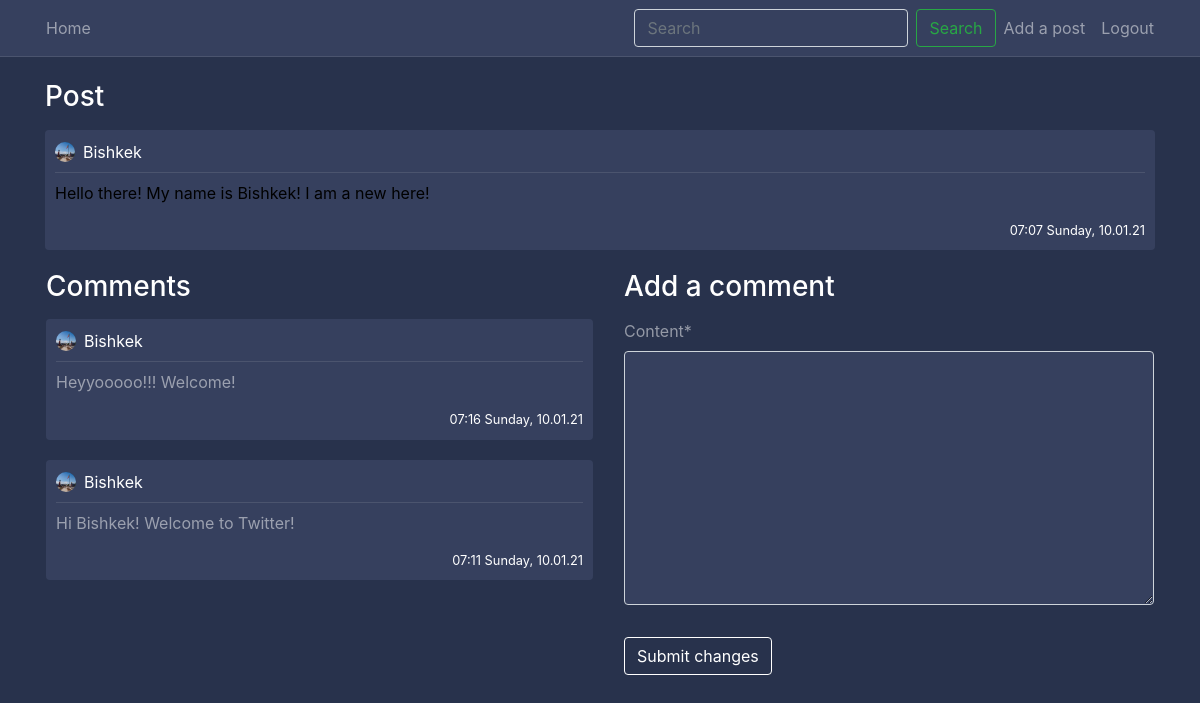
Page /post/26/ (signed in) on the committed database.
### blog/models.py (models this page shows, shortened)
class Post(models.Model):
    content = models.TextField(max_length=1000000)
    date_posted = models.DateTimeField(default=timezone.now)
    author = models.ForeignKey(User, on_delete=models.CASCADE)

class Comment(models.Model):
    content = models.TextField(max_length=1000000)
    date_posted = models.DateTimeField(default=timezone.now)
    author = models.ForeignKey(User, on_delete=models.CASCADE)
    post_connected = models.ForeignKey(Post, on_delete=models.CASCADE)

### users/models.py (models this page shows, shortened)
class Profile(models.Model):
    user = models.OneToOneField(User, on_delete=models.CASCADE)
    image = models.ImageField(default='default.jpg', upload_to='profile_pics')
    location = models.CharField(max_length=220, null=True, blank=True)
    bio = models.TextField(blank=True, null=True)
    date = models.DateTimeField(auto_now_add=True)
    updated = models.DateTimeField(auto_now=True)
    followers = models.ManyToManyField(User, related_name='following', blank=True)
    @property
    def followers(self):
        return Follow.objects.filter(follow_user=self.user).count()
    @property
    def following(self):
        return Follow.objects.filter(user=self.user).count()

### blog/views.py (the view)
# urls.py: path('post/<int:pk>/', PostDetailView.as_view(), name='post-detail'),
class PostDetailView(DetailView):
    model = Post
    template_name = 'blog/post_detail.html'
    context_object_name = 'post'
    def get_context_data(self, **kwargs):
        data = super().get_context_data(**kwargs)
        comments_connected = Comment.objects.filter(post_connected=self.get_object()).order_by('-date_posted')
        data['comments'] = comments_connected
        data['form'] = NewCommentForm(instance=self.request.user)
        return data
    def post(self, request, *args, **kwargs):
        new_comment = Comment(content=request.POST.get('content'),
                              author=self.request.user,
                              post_connected=self.get_object())
        new_comment.save()
        return self.get(self, request, *args, **kwargs)

### blog/forms.py
class NewCommentForm(forms.ModelForm):
    class Meta:
        model = Comment
        fields = ['content']

### blog/templates/blog/post_detail.html (shortened to what this page needs)
{% extends "blog/base.html" %}
{% load crispy_forms_tags %}
{% block content %}
    <h3 class="white-important mb-3">
        Post
    </h3>
   <article class="media content-section">
        <div style="width: 100%; word-break: break-all;">
            <div class="pb-2 row m-0" style="width: 100%; margin-right: 0 !important;">
               <div
                       style="padding-left: 0px !important;"
                       class="col-8 no-padding d-flex align-items-center">
                   <img
                       class="rounded-circle mr-2"
                       style="width: 20px; height: 20px;"
                       src="{{ post.author.profile.image.url }}">
                   <a class="mr-2 white-important" href="{% url 'user-posts' post.author %}">
                       {{ post.author }}
                   </a>
               </div>
               <div class="col-4 d-flex flex-row-reverse no-padding align-items-center"
                    style="padding-right: 0 !important;">
               </div>
           </div>
            <div
                    class="mb-2"
                    style="width: 100%; height: 1px; background-color: rgba(255, 255, 255, 0.1)"></div>
            <a style="color: rgba(255, 255, 255, 0.5) !important;">
                <p style="color: black;">
                    {{ post.content }}
                </p>
                <small
                    class="white-important d-flex full-width flex-row-reverse">
                    {{ post.date_posted | date:"H:i l, d.m.y" }}
                </small>
            </a>
        </div>
   </article>
    <div class="row pl-3">
        <div class="col-12 col-md-6 pl-0">
         <h3 class="white-important mb-3">
             Comments
         </h3>
        {% for comment in comments %}
            <article class="media content-section">
                <div style="width: 100%; word-break: break-all;">
                <div class="pb-2 row m-0" style="width: 100%; margin-right: 0 !important;">
                   <div
                           style="padding-left: 0px !important;"
                           class="col-8 no-padding d-flex align-items-center">
                       <img
                           class="rounded-circle mr-2"
                           style="width: 20px; height: 20px;"
                           src="{{ comment.author.profile.image.url }}">
                       <a class="mr-2 white-important" href="{% url 'user-posts' comment.author.username %}">
                           {{ comment.author }}
                       </a>
                   </div>
               </div>
                <div
                        class="mb-2"
                        style="width: 100%; height: 1px; background-color: rgba(255, 255, 255, 0.1)"></div>
                <a style="color: rgba(255, 255, 255, 0.5) !important;">
                    <p>
                        {{ comment.content }}
                    </p>
                    <small
                        class="white-important d-flex full-width flex-row-reverse">
                        {{ comment.date_posted | date:"H:i l, d.m.y" }}
                    </small>
                </a>
            </div>
            </article>
        {% endfor %}
        </div>
        {% if user is not None %}
            <div class="col-12 col-md-6 pl-0 pl-md-3 pr-3">
                <h3 class="white-important mb-3">
                    Add a comment
                </h3>
                <form method="POST">
                    <fieldset class="form-group">
                        {{ form | crispy }}
                    </fieldset>
                    <div class="form-group">
                        <button class="btn btn-outline-primary" type="submit">Submit changes</button>
                    </div>
                </form>
            </div>
        {% endif %}
    </div>
{% endblock content %}

### blog/static/blog/main.css (style rules this page uses)
:root { --muted-color: rgba(255, 255, 255, 0.5); }
body { background: #28324c; color: var(--muted-color); margin-top: 5rem; }
h1, h2, h3, h4, h5, h6 { color: var(--muted-color); }
.content-section { background: #36405e; padding: 10px 10px; margin-bottom: 20px; }
.no-padding { padding: 0 !important; }
a { color: white; text-underline: none; text-decoration: none !important; }
article { border-radius: 4px; }
.white-important { color: white; }
.full-width { width: 100% }
.btn-outline-primary { border-color: white; color: white !important; }
.form-control { background-color: #36405e !important; color: var(--muted-color) !important; box-shadow: 0 0 0 0 !important; }

### rows in the picture
Post: author.profile.image (picture), author "Bishkek", content "Hello there! My name is Bishkek! I am a new here!", date_posted "07:07 Sunday, 10.01.21"
Comment: author.profile.image (picture), author "Bishkek", content "Heyyooooo!!! Welcome!", date_posted "07:16 Sunday, 10.01.21"
Comment: author.profile.image (picture), author "Bishkek", content "Hi Bishkek! Welcome to Twitter!", date_posted "07:11 Sunday, 10.01.21"
